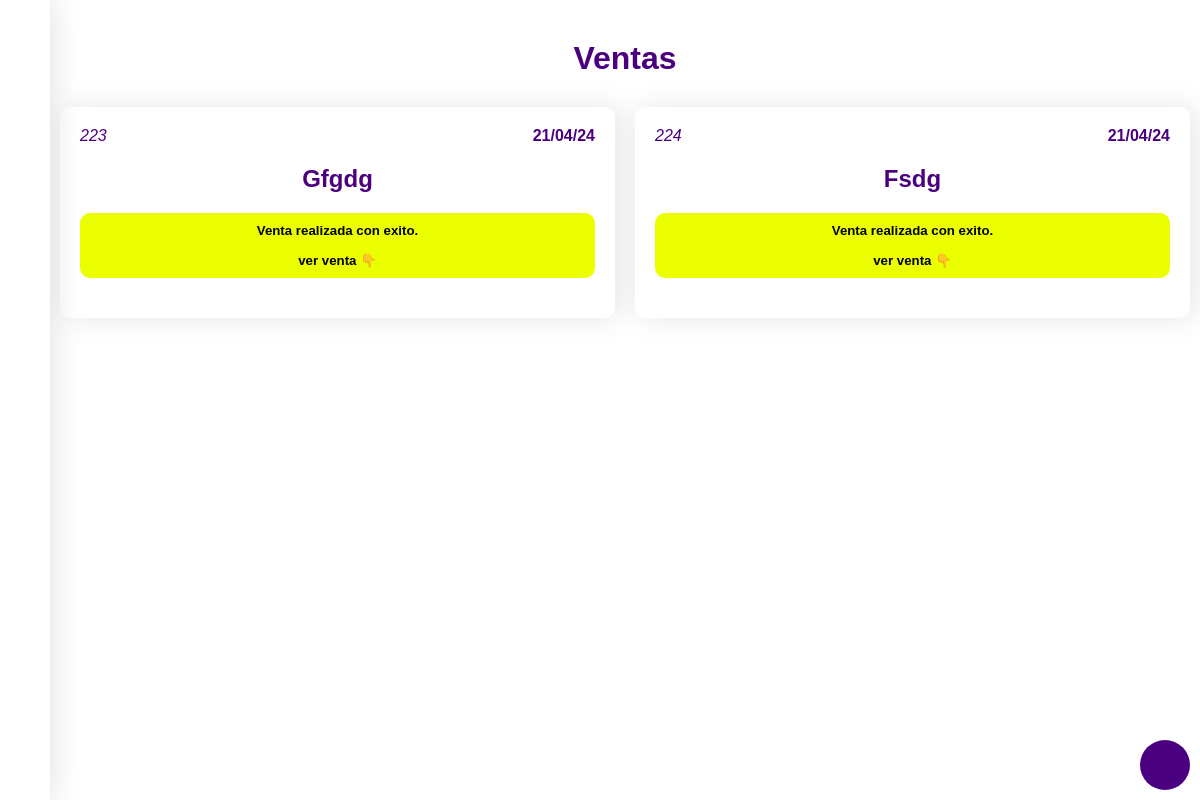
The app's page /ventas/ (signed in), older data.
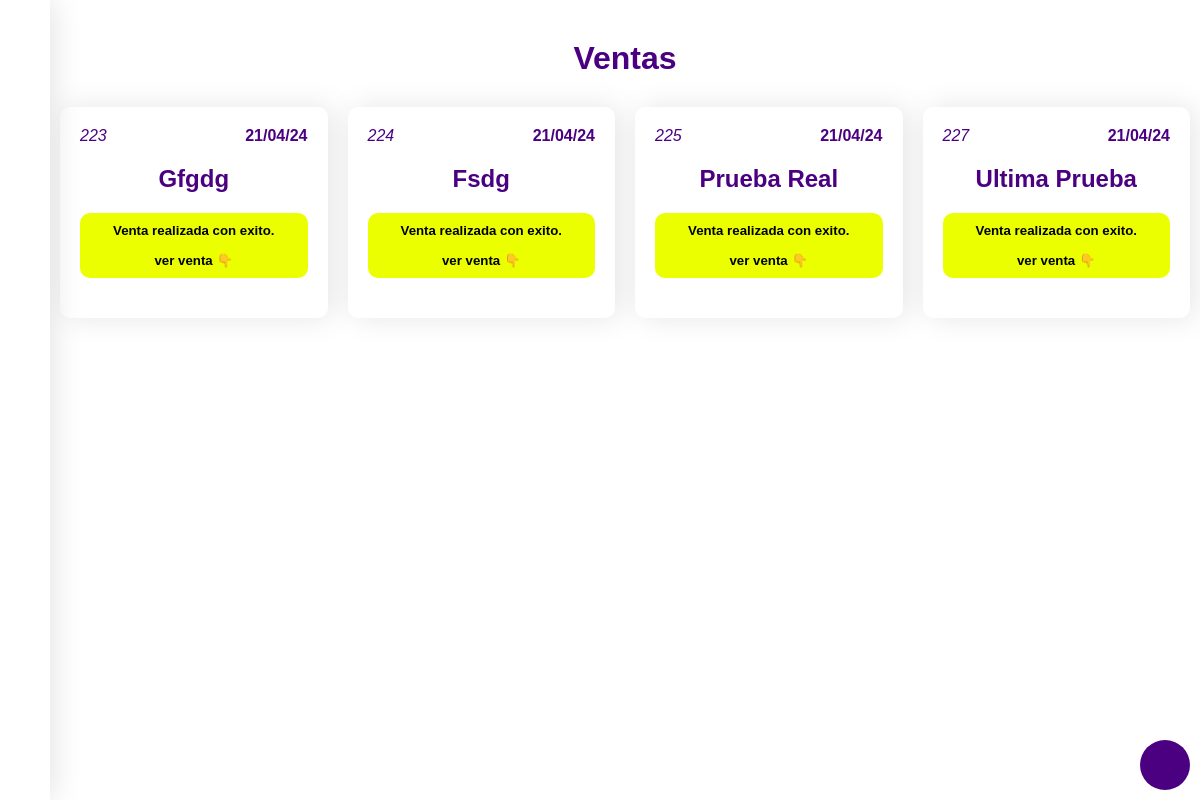
The same page, newer data.
### ventas/models.py (models this page shows)
class Factura(models.Model):
    codigo = models.AutoField(primary_key=True)
    nombre_factura = models.CharField(max_length=50)
    fecha_factura = models.DateTimeField(auto_now_add=True)
    def __str__(self):
            return self.nombre_factura

### ventas/views.py (the view)
# urls.py: path('ventas/', login_required(views.PageVentas), name="PageVentasLink"),
@login_required
def PageVentas(request):
    if request.method == 'POST':
        factura = FacturaForm(request.POST)
        if factura.is_valid():
            fac = factura.save()
            return redirect('crearVentaLink',fac.codigo)
    facturas_con_ventas = Factura.objects.filter(venta_productos_factura__isnull=False).distinct()
    formulario_fac = FacturaForm()
    facturas = Factura.objects.get(codigo=223)
    context={
        'fact':facturas_con_ventas,
        'form_fac':formulario_fac,
        'ftr':facturas,
    }
    return render(request,"Ventas-templates/venta.html",context)

### ventas/templates/Ventas-templates/venta.html (shortened to what this page needs)
{% extends 'base.html' %}
{% load static %}
{% block content %}
<button class="btn-abrir" >
</button>
    <div class="seccion-ventas">
        <h1>ventas</h1>
        <div class="cards">
            {% if fact %}
            {% for fac in fact %}
            <section class="facturas-cards">
                <div class="cards-header">
                    <i>{{fac.codigo}}</i>
                    <b>{{fac.fecha_factura|date:"d/m/y"}}</b>
                </div>
                <div class="cards-titulo">
                    <h2>{{fac}}</h2>
                </div>
                <div class="card-info">
                    <h5>Venta realizada con exito. <br><br>
                    ver venta 👇</h5>
                </div>
            </section>
            {% endfor  %}
            {% else %}
                <li class="noFacturas">No hay facturas</li>
            {% endif %}
        </div>
    </div>
{% endblock %}

Row changes from the older to the newer data that the page shows:
added Factura: codigo "225", fecha_factura "21/04/24", nombre_factura "Prueba Real"
added Factura: codigo "227", fecha_factura "21/04/24", nombre_factura "Ultima Prueba"
